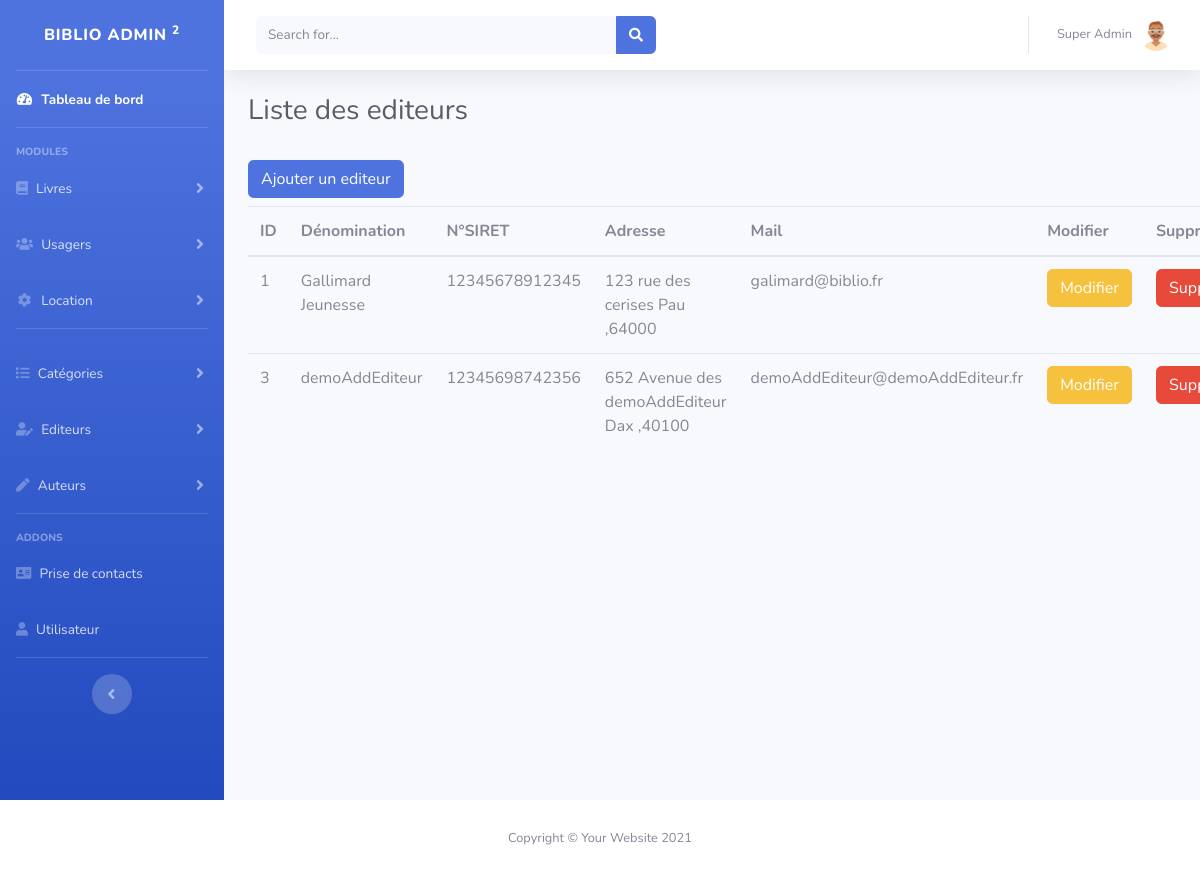
/admin/editeur/index.php (signed in), run on the app's committed database.
### tables this page shows
CREATE TABLE IF NOT EXISTS `editeur` (
  `id` int(11) NOT NULL AUTO_INCREMENT,
  `denomination` varchar(255) NOT NULL,
  `siret` varchar(14) NOT NULL,
  `adresse` varchar(255) NOT NULL,
  `ville` varchar(255) NOT NULL,
  `code_postal` varchar(5) NOT NULL,
  `mail` varchar(255) NOT NULL,
  `numero_tel` varchar(10) NOT NULL,
  PRIMARY KEY (`id`)
);

### admin/editeur/index.php (the view, shortened to what this page needs)
<?php
    include '../config/bdd.php';
    $sql = 'SELECT * FROM editeur';
    $req = $bdd->query($sql);
    $editeurs = $req->fetchAll(PDO::FETCH_ASSOC);
?>
<!DOCTYPE html>
<html lang="fr">
<head>
    <link href="<?= URL_ADMIN ?>vendor/fontawesome-free/css/all.min.css" rel="stylesheet" type="text/css">
    <link href="http://localhost/biblio/admin/css/sb-admin-2.min.css" rel="stylesheet">
</head>
<body id="page-top">
    <div id="wrapper">
        <?php
            include '../includes/sidebar.php';
        ?>
        <div id="content-wrapper" class="d-flex flex-column">
            <?php
                    include '../includes/topbar.php';
                ?>
                <div class="container-fluid">
                    <div class="d-sm-flex align-items-center justify-content-between mb-4">
                        <h1 class="h3 mb-0 text-gray-800">Liste des editeurs</h1>
                    </div>
                    <a href="add.php" class="btn btn-primary my-2">Ajouter un editeur</a>
                    <table class="table">
                        <thead>
                            <tr>
                            <th scope="col">ID</th>
                            <th scope="col">Dénomination</th>
                            <th scope="col">N°SIRET</th>
                            <th scope="col">Adresse</th>
                            <th scope="col">Mail</th>
                            <th scope="col">Modifier</th>
                            <th scope="col">Supprimer</th>
                            </tr>
                        </thead>
                        <tbody>
                            <?php foreach ($editeurs as $editeur) : ?>
                                <tr>
                                    <td><?= $editeur['id'] ?></td>
                                    <td><?= $editeur['denomination'] ?></td>
                                    <td><?= $editeur['siret'] ?></td>
                                    <td><?= $editeur['adresse'] . ' ' .  $editeur['ville'] . ' ,' . $editeur['code_postal']?></td>
                                    <td><?= $editeur['mail'] ?></td>
                                    <td><a href="update.php?id=<?= $editeur['id'] ?>" class="btn btn-warning">Modifier</a></td>
                                    <td><a href="action.php?id=<?= $editeur['id'] ?>" class="btn btn-danger">Supprimer</a></td>
                                </tr>
                            <?php endforeach; ?>
                        </tbody>
                        </table>
                </div>
            </div>
            <?php
                include '../includes/footer.php';
            ?>
</body>
</html>

### data on the page
editeur: id "1", denomination "Gallimard Jeunesse", siret "12345678912345", adresse "123 rue des cerises", ville "Pau", code_postal "64000", mail "galimard@biblio.fr"
editeur: id "3", denomination "demoAddEditeur", siret "12345698742356", adresse "652 Avenue des demoAddEditeur", ville "Dax", code_postal "40100", mail "demoAddEditeur@demoAddEditeur.fr"

### other printed values
$_SESSION['user']['nom'] "Super"
$_SESSION['user']['prenom'] "Admin"
